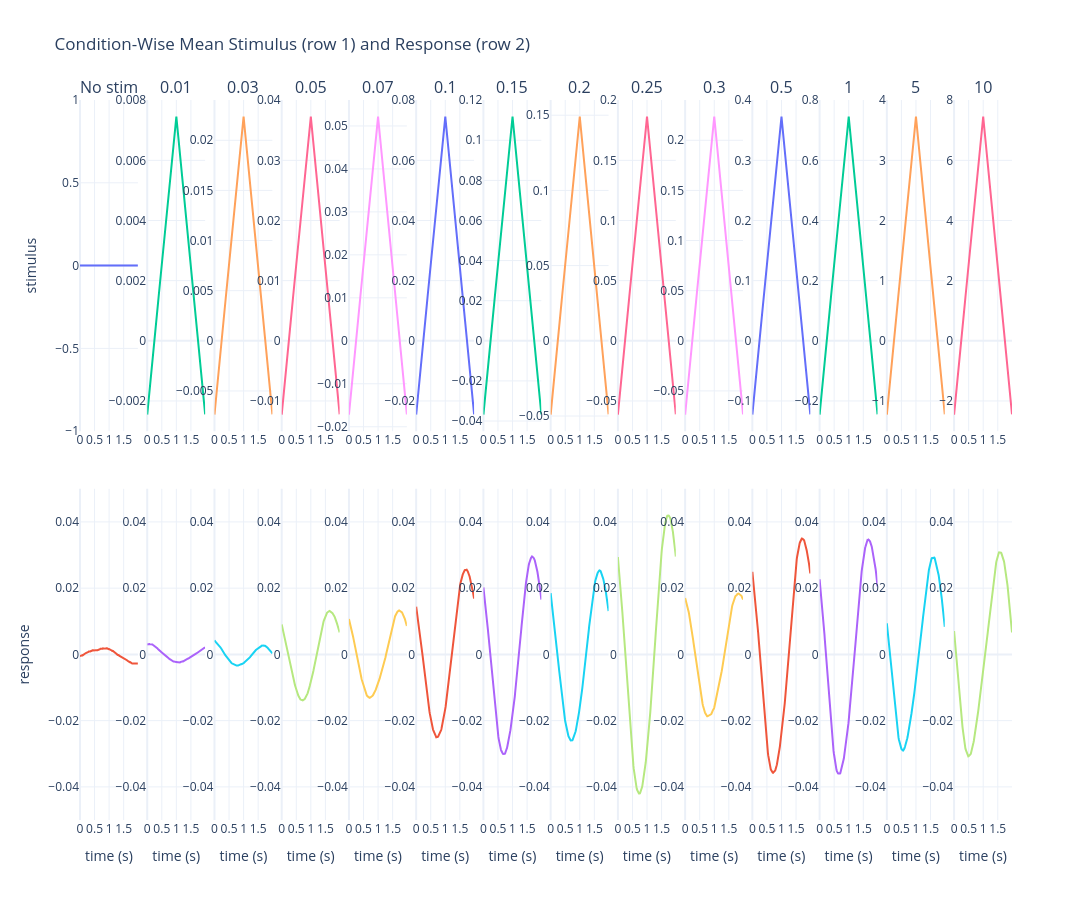

Notebook source saved alongside this figure:
### Code cell
from plotly.subplots import make_subplots
import plotly.graph_objects as go

ordered_conditions = sorted(
    data_all_conditions,
    key=lambda group: (
        group.velocity is not None,
        float('inf') if group.velocity is None else group.velocity,
    ),
)

fig = make_subplots(
    rows=2,
    cols=len(ordered_conditions),
    shared_xaxes=False,
    shared_yaxes=False,
    horizontal_spacing=0.01,
    vertical_spacing=0.08,
    subplot_titles=[
        'No stim' if group.velocity is None else str(group.velocity)
        for group in ordered_conditions
    ],
)

for col, group in enumerate(ordered_conditions, start=1):
    time = group.time
    stim = group.stimulus_mean
    resp = group.response_mean0

    fig.add_trace(
        go.Scatter(x=time, y=stim, mode='lines', showlegend=False),
        row=1, col=col
    )
    fig.add_trace(
        go.Scatter(x=time, y=resp, mode='lines', showlegend=False),
        row=2, col=col
    )

for col in range(1, len(ordered_conditions) + 1):
    fig.update_xaxes(title_text='time (s)', row=2, col=col)
    fig.update_yaxes(range=[-0.05, 0.05], row=2, col=col)

fig.update_yaxes(title_text='stimulus', row=1, col=1)
fig.update_yaxes(title_text='response', row=2, col=1)

fig.update_layout(
    height=900,
    width=max(2400, 220 * len(ordered_conditions)),
    title='Condition-Wise Mean Stimulus (row 1) and Response (row 2)',
    template='plotly_white',
)

fig.show()

### Figure 1 — Plotly figure (JSON) as saved in the notebook; plotly's stock layout.template omitted (floating-point values rounded to 4 significant figures; data arrays with more than 128 entries replaced by an {"elided": "..."} marker saying what was removed)
{"data": [{"mode": "lines", "showlegend": false, "type": "scatter", "x": {"elided": "180 float values"}, "xaxis": "x", "y": {"elided": "180 float values"}, "yaxis": "y"}, {"mode": "lines", "showlegend": false, "type": "scatter", "x": {"elided": "180 float values"}, "xaxis": "x15", "y": {"elided": "180 float values"}, "yaxis": "y15"}, {"mode": "lines", "showlegend": false, "type": "scatter", "x": {"elided": "180 float values"}, "xaxis": "x2", "y": {"elided": "180 float values"}, "yaxis": "y2"}, {"mode": "lines", "showlegend": false, "type": "scatter", "x": {"elided": "180 float values"}, "xaxis": "x16", "y": {"elided": "180 float values"}, "yaxis": "y16"}, {"mode": "lines", "showlegend": false, "type": "scatter", "x": {"elided": "180 float values"}, "xaxis": "x3", "y": {"elided": "180 float values"}, "yaxis": "y3"}, {"mode": "lines", "showlegend": false, "type": "scatter", "x": {"elided": "180 float values"}, "xaxis": "x17", "y": {"elided": "180 float values"}, "yaxis": "y17"}, {"mode": "lines", "showlegend": false, "type": "scatter", "x": {"elided": "180 float values"}, "xaxis": "x4", "y": {"elided": "180 float values"}, "yaxis": "y4"}, {"mode": "lines", "showlegend": false, "type": "scatter", "x": {"elided": "180 float values"}, "xaxis": "x18", "y": {"elided": "180 float values"}, "yaxis": "y18"}, {"mode": "lines", "showlegend": false, "type": "scatter", "x": {"elided": "180 float values"}, "xaxis": "x5", "y": {"elided": "180 float values"}, "yaxis": "y5"}, {"mode": "lines", "showlegend": false, "type": "scatter", "x": {"elided": "180 float values"}, "xaxis": "x19", "y": {"elided": "180 float values"}, "yaxis": "y19"}, {"mode": "lines", "showlegend": false, "type": "scatter", "x": {"elided": "180 float values"}, "xaxis": "x6", "y": {"elided": "180 float values"}, "yaxis": "y6"}, {"mode": "lines", "showlegend": false, "type": "scatter", "x": {"elided": "180 float values"}, "xaxis": "x20", "y": {"elided": "180 float values"}, "yaxis": "y20"}, {"mode": "lines", "showlegend": false, "type": "scatter", "x": {"elided": "180 float values"}, "xaxis": "x7", "y": {"elided": "180 float values"}, "yaxis": "y7"}, {"mode": "lines", "showlegend": false, "type": "scatter", "x": {"elided": "180 float values"}, "xaxis": "x21", "y": {"elided": "180 float values"}, "yaxis": "y21"}, {"mode": "lines", "showlegend": false, "type": "scatter", "x": {"elided": "180 float values"}, "xaxis": "x8", "y": {"elided": "180 float values"}, "yaxis": "y8"}, {"mode": "lines", "showlegend": false, "type": "scatter", "x": {"elided": "180 float values"}, "xaxis": "x22", "y": {"elided": "180 float values"}, "yaxis": "y22"}, {"mode": "lines", "showlegend": false, "type": "scatter", "x": {"elided": "180 float values"}, "xaxis": "x9", "y": {"elided": "180 float values"}, "yaxis": "y9"}, {"mode": "lines", "showlegend": false, "type": "scatter", "x": {"elided": "180 float values"}, "xaxis": "x23", "y": {"elided": "180 float values"}, "yaxis": "y23"}, {"mode": "lines", "showlegend": false, "type": "scatter", "x": {"elided": "180 float values"}, "xaxis": "x10", "y": {"elided": "180 float values"}, "yaxis": "y10"}, {"mode": "lines", "showlegend": false, "type": "scatter", "x": {"elided": "180 float values"}, "xaxis": "x24", "y": {"elided": "180 float values"}, "yaxis": "y24"}, {"mode": "lines", "showlegend": false, "type": "scatter", "x": {"elided": "180 float values"}, "xaxis": "x11", "y": {"elided": "180 float values"}, "yaxis": "y11"}, {"mode": "lines", "showlegend": false, "type": "scatter", "x": {"elided": "180 float values"}, "xaxis": "x25", "y": {"elided": "180 float values"}, "yaxis": "y25"}, {"mode": "lines", "showlegend": false, "type": "scatter", "x": {"elided": "180 float values"}, "xaxis": "x12", "y": {"elided": "180 float values"}, "yaxis": "y12"}, {"mode": "lines", "showlegend": false, "type": "scatter", "x": {"elided": "180 float values"}, "xaxis": "x26", "y": {"elided": "180 float values"}, "yaxis": "y26"}, {"mode": "lines", "showlegend": false, "type": "scatter", "x": {"elided": "180 float values"}, "xaxis": "x13", "y": {"elided": "180 float values"}, "yaxis": "y13"}, {"mode": "lines", "showlegend": false, "type": "scatter", "x": {"elided": "180 float values"}, "xaxis": "x27", "y": {"elided": "180 float values"}, "yaxis": "y27"}, {"mode": "lines", "showlegend": false, "type": "scatter", "x": {"elided": "180 float values"}, "xaxis": "x14", "y": {"elided": "180 float values"}, "yaxis": "y14"}, {"mode": "lines", "showlegend": false, "type": "scatter", "x": {"elided": "180 float values"}, "xaxis": "x28", "y": {"elided": "180 float values"}, "yaxis": "y28"}], "layout": {"annotations": [{"font": {"size": 16}, "showarrow": false, "text": "No stim", "x": 0.03107, "xanchor": "center", "xref": "paper", "y": 1, "yanchor": "bottom", "yref": "paper"}, {"font": {"size": 16}, "showarrow": false, "text": "0.01", "x": 0.1032, "xanchor": "center", "xref": "paper", "y": 1, "yanchor": "bottom", "yref": "paper"}, {"font": {"size": 16}, "showarrow": false, "text": "0.03", "x": 0.1754, "xanchor": "center", "xref": "paper", "y": 1, "yanchor": "bottom", "yref": "paper"}, {"font": {"size": 16}, "showarrow": false, "text": "0.05", "x": 0.2475, "xanchor": "center", "xref": "paper", "y": 1, "yanchor": "bottom", "yref": "paper"}, {"font": {"size": 16}, "showarrow": false, "text": "0.07", "x": 0.3196, "xanchor": "center", "xref": "paper", "y": 1, "yanchor": "bottom", "yref": "paper"}, {"font": {"size": 16}, "showarrow": false, "text": "0.1", "x": 0.3918, "xanchor": "center", "xref": "paper", "y": 1, "yanchor": "bottom", "yref": "paper"}, {"font": {"size": 16}, "showarrow": false, "text": "0.15", "x": 0.4639, "xanchor": "center", "xref": "paper", "y": 1, "yanchor": "bottom", "yref": "paper"}, {"font": {"size": 16}, "showarrow": false, "text": "0.2", "x": 0.5361, "xanchor": "center", "xref": "paper", "y": 1, "yanchor": "bottom", "yref": "paper"}, {"font": {"size": 16}, "showarrow": false, "text": "0.25", "x": 0.6082, "xanchor": "center", "xref": "paper", "y": 1, "yanchor": "bottom", "yref": "paper"}, {"font": {"size": 16}, "showarrow": false, "text": "0.3", "x": 0.6804, "xanchor": "center", "xref": "paper", "y": 1, "yanchor": "bottom", "yref": "paper"}, {"font": {"size": 16}, "showarrow": false, "text": "0.5", "x": 0.7525, "xanchor": "center", "xref": "paper", "y": 1, "yanchor": "bottom", "yref": "paper"}, {"font": {"size": 16}, "showarrow": false, "text": "1", "x": 0.8246, "xanchor": "center", "xref": "paper", "y": 1, "yanchor": "bottom", "yref": "paper"}, {"font": {"size": 16}, "showarrow": false, "text": "5", "x": 0.8968, "xanchor": "center", "xref": "paper", "y": 1, "yanchor": "bottom", "yref": "paper"}, {"font": {"size": 16}, "showarrow": false, "text": "10", "x": 0.9689, "xanchor": "center", "xref": "paper", "y": 1, "yanchor": "bottom", "yref": "paper"}], "height": 900, "title": {"text": "Condition-Wise Mean Stimulus (row 1) and Response (row 2)"}, "width": 3080, "xaxis": {"anchor": "y", "domain": [0, 0.06214]}, "xaxis10": {"anchor": "y10", "domain": [0.6493, 0.7114]}, "xaxis11": {"anchor": "y11", "domain": [0.7214, 0.7836]}, "xaxis12": {"anchor": "y12", "domain": [0.7936, 0.8557]}, "xaxis13": {"anchor": "y13", "domain": [0.8657, 0.9279]}, "xaxis14": {"anchor": "y14", "domain": [0.9379, 1]}, "xaxis15": {"anchor": "y15", "domain": [0, 0.06214], "title": {"text": "time (s)"}}, "xaxis16": {"anchor": "y16", "domain": [0.07214, 0.1343], "title": {"text": "time (s)"}}, "xaxis17": {"anchor": "y17", "domain": [0.1443, 0.2064], "title": {"text": "time (s)"}}, "xaxis18": {"anchor": "y18", "domain": [0.2164, 0.2786], "title": {"text": "time (s)"}}, "xaxis19": {"anchor": "y19", "domain": [0.2886, 0.3507], "title": {"text": "time (s)"}}, "xaxis2": {"anchor": "y2", "domain": [0.07214, 0.1343]}, "xaxis20": {"anchor": "y20", "domain": [0.3607, 0.4229], "title": {"text": "time (s)"}}, "xaxis21": {"anchor": "y21", "domain": [0.4329, 0.495], "title": {"text": "time (s)"}}, "xaxis22": {"anchor": "y22", "domain": [0.505, 0.5671], "title": {"text": "time (s)"}}, "xaxis23": {"anchor": "y23", "domain": [0.5771, 0.6393], "title": {"text": "time (s)"}}, "xaxis24": {"anchor": "y24", "domain": [0.6493, 0.7114], "title": {"text": "time (s)"}}, "xaxis25": {"anchor": "y25", "domain": [0.7214, 0.7836], "title": {"text": "time (s)"}}, "xaxis26": {"anchor": "y26", "domain": [0.7936, 0.8557], "title": {"text": "time (s)"}}, "xaxis27": {"anchor": "y27", "domain": [0.8657, 0.9279], "title": {"text": "time (s)"}}, "xaxis28": {"anchor": "y28", "domain": [0.9379, 1], "title": {"text": "time (s)"}}, "xaxis3": {"anchor": "y3", "domain": [0.1443, 0.2064]}, "xaxis4": {"anchor": "y4", "domain": [0.2164, 0.2786]}, "xaxis5": {"anchor": "y5", "domain": [0.2886, 0.3507]}, "xaxis6": {"anchor": "y6", "domain": [0.3607, 0.4229]}, "xaxis7": {"anchor": "y7", "domain": [0.4329, 0.495]}, "xaxis8": {"anchor": "y8", "domain": [0.505, 0.5671]}, "xaxis9": {"anchor": "y9", "domain": [0.5771, 0.6393]}, "yaxis": {"anchor": "x", "domain": [0.54, 1], "title": {"text": "stimulus"}}, "yaxis10": {"anchor": "x10", "domain": [0.54, 1]}, "yaxis11": {"anchor": "x11", "domain": [0.54, 1]}, "yaxis12": {"anchor": "x12", "domain": [0.54, 1]}, "yaxis13": {"anchor": "x13", "domain": [0.54, 1]}, "yaxis14": {"anchor": "x14", "domain": [0.54, 1]}, "yaxis15": {"anchor": "x15", "domain": [0, 0.46], "range": [-0.05, 0.05], "title": {"text": "response"}}, "yaxis16": {"anchor": "x16", "domain": [0, 0.46], "range": [-0.05, 0.05]}, "yaxis17": {"anchor": "x17", "domain": [0, 0.46], "range": [-0.05, 0.05]}, "yaxis18": {"anchor": "x18", "domain": [0, 0.46], "range": [-0.05, 0.05]}, "yaxis19": {"anchor": "x19", "domain": [0, 0.46], "range": [-0.05, 0.05]}, "yaxis2": {"anchor": "x2", "domain": [0.54, 1]}, "yaxis20": {"anchor": "x20", "domain": [0, 0.46], "range": [-0.05, 0.05]}, "yaxis21": {"anchor": "x21", "domain": [0, 0.46], "range": [-0.05, 0.05]}, "yaxis22": {"anchor": "x22", "domain": [0, 0.46], "range": [-0.05, 0.05]}, "yaxis23": {"anchor": "x23", "domain": [0, 0.46], "range": [-0.05, 0.05]}, "yaxis24": {"anchor": "x24", "domain": [0, 0.46], "range": [-0.05, 0.05]}, "yaxis25": {"anchor": "x25", "domain": [0, 0.46], "range": [-0.05, 0.05]}, "yaxis26": {"anchor": "x26", "domain": [0, 0.46], "range": [-0.05, 0.05]}, "yaxis27": {"anchor": "x27", "domain": [0, 0.46], "range": [-0.05, 0.05]}, "yaxis28": {"anchor": "x28", "domain": [0, 0.46], "range": [-0.05, 0.05]}, "yaxis3": {"anchor": "x3", "domain": [0.54, 1]}, "yaxis4": {"anchor": "x4", "domain": [0.54, 1]}, "yaxis5": {"anchor": "x5", "domain": [0.54, 1]}, "yaxis6": {"anchor": "x6", "domain": [0.54, 1]}, "yaxis7": {"anchor": "x7", "domain": [0.54, 1]}, "yaxis8": {"anchor": "x8", "domain": [0.54, 1]}, "yaxis9": {"anchor": "x9", "domain": [0.54, 1]}}}
